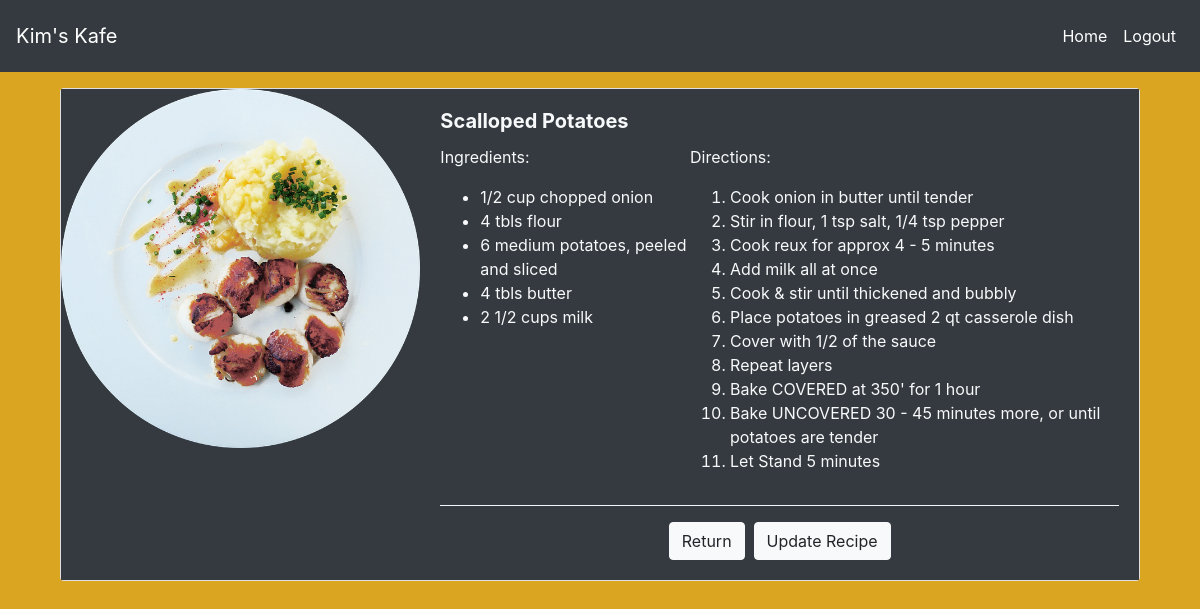
/view/4/ (signed in), run on the app's committed database.
### recipes/models.py (models this page shows, shortened)
class Recipe(models.Model):
    name = models.CharField(max_length=64)
    description = models.CharField(max_length=128)
    ingredients = models.TextField()
    directions = models.TextField()
    image = models.ImageField(upload_to='assets/', null=True, blank=True)
    added = models.DateField(auto_now_add=True)

### recipes/views.py (the view)
# urls.py: path('view/<int:pk>/', views.view, name="view"),
@login_required(login_url='login')
def view(request, pk):
    recipe = Recipe.objects.get(id=pk)
    recipe.directions = recipe.directions.split('\n')
    recipe.ingredients = recipe.ingredients.split('\n')
    return render(request, 'recipes/view.html', {
        'recipe': recipe
    })

### recipes/templates/recipes/view.html (shortened to what this page needs)
{% extends "recipes/layout.html" %}
{% load static %}
{% load crispy_forms_tags %}
{% block content %}
    <div class="col-lg-12">
        <div class="card mb-3">
            <div class="row no-gutters">
              <div class="col-md-4 bg-dark">
                <img src="{{ recipe.image.url }}" class="card-img" alt="...">
              </div>
              <div class="col-md-8 bg-dark text-light">
                <div class="card-body ">
                  <h5 class="card-title"><strong>{{ recipe.name }}</strong></h5>
                  <div class="split2">
                    <div>
                      <p class="card-text">Ingredients: </p>
                      <ul>
                        {% for ingredient in recipe.ingredients %}
                       <li>{{ ingredient }}</li>
                       {% endfor %}
                      </ul>
                    </div>
                    <div>
                      <p class="card-text">Directions:</p>
                      <ol>
                        {% for direction in recipe.directions %}
                        <li>{{ direction }}</li>
                        {% endfor %}
                      </ol>
                    </div>
                  </div>
                  <hr class="new">
                  <div class="centered">
                    <a class="btn btn-light" href="{% url 'index' %}">Return</a>&nbsp;&nbsp;
                    <a class="btn btn-light" href="{% url 'update' recipe.id %}">Update Recipe</a>
                  </div>
                </div>
              </div>
            </div>
          </div>
    </div>
{% endblock %}

### static/css/styles.css (style rules this page uses)
body { background-color: goldenrod; }
.centered { display: flex; justify-content: center; }
.split2 { display: flex; justify-content: space-evenly; }
hr.new { border-top: 1px solid aliceblue; }

### data on the page
Recipe: image (picture), name "Scalloped Potatoes"

### other printed values
{{ ingredient }} "1/2 cup chopped onion" "4 tbls flour" "6 medium potatoes, peeled and sliced" "4 tbls butter" "2 1/2 cups milk"
{{ direction }} "Cook onion in butter until tender" "Stir in flour, 1 tsp salt, 1/4 tsp pepper" "Cook reux for approx 4 - 5 minutes" "Add milk all at once" "Cook & stir until thickened and bubbly" "Place potatoes in greased 2 qt casserole dish" "Cover with 1/2 of the sauce" "Repeat layers" "Bake COVERED at 350' for 1 hour" "Bake UNCOVERED 30 - 45 minutes more, or until potatoes are tender" "Let Stand 5 minutes"
